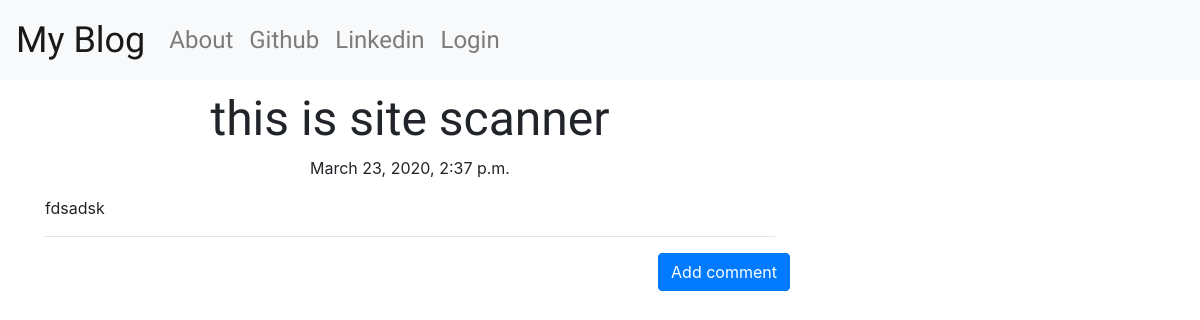
/post/5/, run on the app's committed database.
### blog/models.py (models this page shows, shortened)
class Post(models.Model):
    author=models.ForeignKey('auth.user',on_delete=models.CASCADE)
    title=models.CharField(max_length=200)
    text=models.TextField()
    created_date=models.DateTimeField(default=timezone.now())
    published_date=models.DateTimeField(blank=True,null=True)

### blog/views.py (the view)
# urls.py: path('post/<int:pk>/',PostDetailView.as_view(),name='post_detail'),
class PostDetailView(DetailView):
    model=Post

### blog/templates/blog/post_detail.html (shortened to what this page needs)
{% extends 'blog/base.html' %}
{% block content %}
<h1 class="posttile loader">{{post.title}}</h1>
{% if post.published_date %}
<div class="date postdate">
  {{post.published_date}}
</div>
{% else %}
<a href="{% url 'blog:post_publish' pk=post.pk %}">Publish</a>
{% endif %}
<p class='postcontent'>{{post.text|safe|linebreaksbr}}</p>
<hr>
<a class="btn btn-primary btn-comment" href="{% url 'blog:add_comment_to_post' pk=post.pk%}">Add comment</a>
<div class="container">
  {% for comment in post.comments.all%}
    <br>
    {% empty %}
    <p>No Comments!</p>
  {% endfor %}
</div>
{% endblock %}

### blog/static/css/blog.css (style rules this page uses)
.postdate { text-align: center; }
.posttile { font-family: 'Russo One',sans-serif; font-size: 3em; text-align: center; }
.postcontent { font-family: 'Montserrat'; font-size: 1em; }
.btn-comment { position: absolute; right: 0px; }
.loader { filter:hue-rotate(0deg); color:linear-gradient(45deg,#0f8,#08f); animation:hue 10000ms infinite linear; }

### data on the page
Post: title "this is site scanner", published_date "March 23, 2020, 2:37 p.m.", text "fdsadsk"
